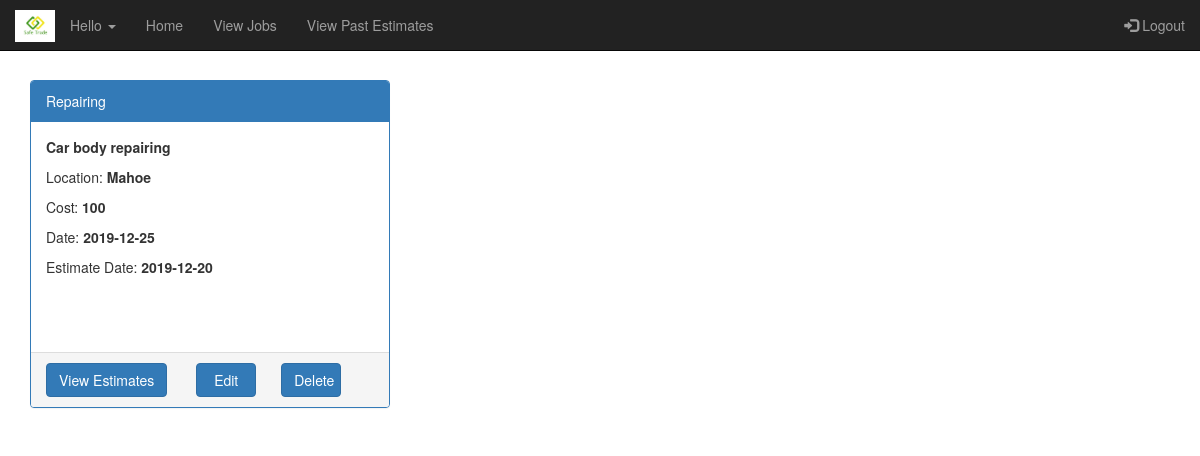
Before: /userPage.php?uid=19 with the older database file.
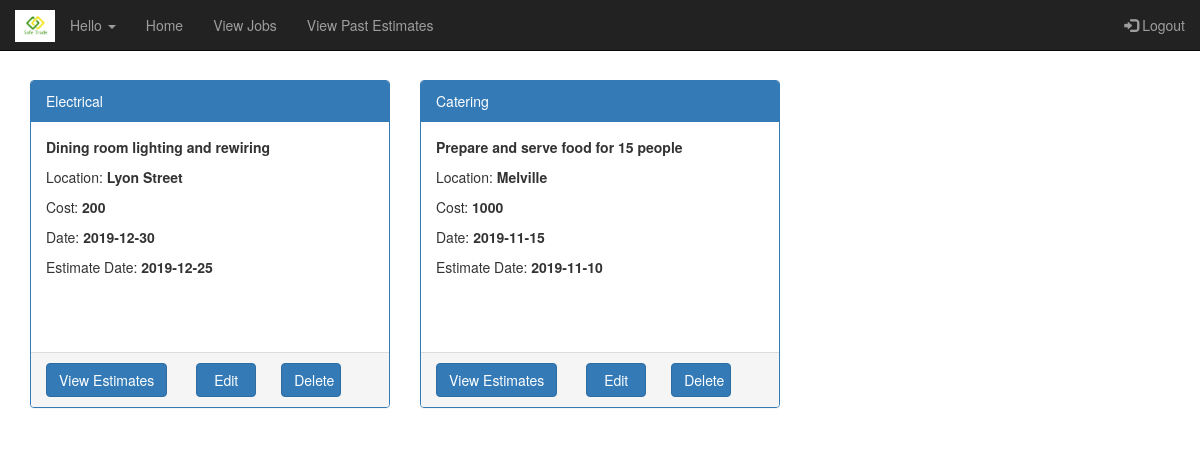
After: the same page with the newer database file.
### tables this page shows
CREATE TABLE `jobdetails` (
  `JobId` int(11) NOT NULL,
  `UId` int(11) NOT NULL,
  `JobType` varchar(255) NOT NULL,
  `JobDescription` varchar(255) NOT NULL,
  `Location` varchar(50) NOT NULL,
  `CostRange` double NOT NULL,
  `ActiveDate` date NOT NULL,
  `EstimateDate` date NOT NULL,
  `IsClosed` int(11) NOT NULL,
  `IsEstimateAccepted` int(11) NOT NULL
);

### classes/Job.php (called while the page is built, shortened)
<?php
class Job{
  private $jid = null;
  private $jdescription = "";
  private $jtype = "";
  private $cost = null;
  private $activedate = "";
  private $estimationdate = null;
  private $location = null;
  public function __construct($jid,$uid, $jtype,$jdescription,$location,   $cost, $activedate,$estimationdate,$isclosed){
    $this->jid = $jid;
    $this->jdescription = $jdescription;
    $this->jtype = $jtype;
    $this->cost = $cost;
    $this->activedate = $activedate;
    $this->estimationdate = $estimationdate;
    $this->location = $location;
  }
  public static function findByUser($mysqli, $uid){
    $today=date('Y-m-d');
    $sql = sprintf("select * from jobdetails where IsClosed=0 and UId=%s and ActiveDate>='%s'", $uid,$today);
    $result = $mysqli->query($sql);
    if ($result){
      $jobs = new Collection();
      while($row = $result->fetch_assoc()){
        $job = new Job($row['JobId'],$row['UId'], $row['JobType'], $row['JobDescription'], $row['Location'], $row['CostRange'], $row['ActiveDate'], $row['EstimateDate'],$row['IsClosed']);
        $jobs->Add($row['JobId'], $job);
      }
    }
    return $jobs;
  }
  public function getJobId(){
    return $this->jid;
  }
  public function getJobDescription(){
    return $this->jdescription;
  }
  public function getJobType(){
    return $this->jtype;
  }
  public function getLocation(){
    return $this->location;
  }
  public function getCost(){
    return $this->cost;
  }
  public function getActiveDate(){
    return $this->activedate;
  }
  public function getEstimateDate(){
    return $this->estimationdate;
  }
}
?>

### classes/Collection.php (called while the page is built, shortened)
<?php
class Collection {
    private $records = array();
    public function add($key, $record){
        $result = false;
        if ($key != null) {
            $this->records[$key] = $record;
            $result = true;
        }
        return $result;
    }
    public function getRecords(){
        return $this->records;
    }
}
?>

### userPage.php (the view, shortened to what this page needs)
<?php
require_once("headers.php");
require_once("footer.php");
?>
<div class="container" >
<div class="row">
<?php  $jobs=Job ::findByUser($mysqli,$_GET['uid']);
          $count=0;
          foreach($jobs->getRecords() as $id => $job)
          {
             $count=$count+1;
          }
          if($count ==0)
          {
            echo "You have not posted any jobs yet! Post one now....";
            echo "<a data-toggle=\"modal\" data-target=\"#myModal\">Click here to Post Job</a>";
          }
          else{
             foreach($jobs->getRecords() as $id => $job){
               ?>
<div class="col-sm-4" >
      <div class="panel panel-primary">
        <div class="panel-heading"><?php echo $job->getJobType(); ?></div>
        <div class="panel-body" style="height:230px">
        <p><b><?php echo $job->getJobDescription(); ?></b></p>
        <p>Location: <b><?php echo $job->getLocation(); ?></b></p>
        <p>Cost: <b><?php echo $job->getCost(); ?></b></p>
        <p>Date: <b><?php echo $job->getActiveDate(); ?></b></p>
        <p>Estimate Date: <b><?php echo $job->getEstimateDate(); ?></b></p>
        </div>
        <div class="panel-footer pviewestimate">
            <a data-toggle="modal" data-target="" class="btn btn-primary viewestimate" name="viewestimate">View Estimates</a>
            <?php
            echo "<a href=\"editJob.php?id=".$job->getJobId()."\"  style=\"width: 60px;margin-left: 25px;\" class=\"btn btn-primary\">Edit </a>";
            echo "<a href=\"deleteJobDB.php?id=".$job->getJobId()."\"  style=\"width: 60px;margin-left: 25px;\" class=\"btn btn-primary\" onclick=\"return confirm('Are you sure to remove your job?')\">Delete </a>";
            ?>
        </div>
      </div>
    </div>
    <?php }}; ?>
    </div>
</div>

Changed rows visible on the page:
removed jobdetails: JobType "Repairing", JobDescription "Car body repairing", Location "Mahoe", CostRange "100", ActiveDate "2019-12-25", EstimateDate "2019-12-20"
added jobdetails: JobType "Electrical", JobDescription "Dining room lighting and rewiring", Location "Lyon Street", CostRange "200", ActiveDate "2019-12-30", EstimateDate "2019-12-25"
added jobdetails: JobType "Catering", JobDescription "Prepare and serve food for 15 people", Location "Melville", CostRange "1000", ActiveDate "2019-11-15", EstimateDate "2019-11-10"
